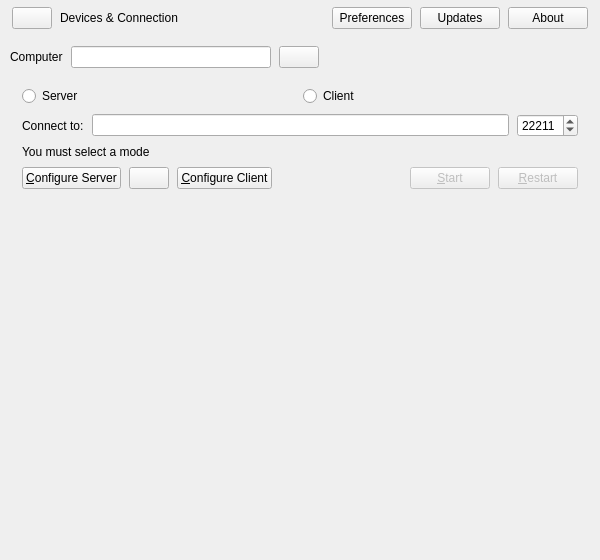
<?xml version="1.0" encoding="UTF-8"?>
<ui version="4.0">
 <class>MainWindow</class>
 <widget class="QMainWindow" name="MainWindow">
  <property name="geometry"><rect><x>0</x><y>0</y><width>600</width><height>560</height></rect></property>
  <widget class="QWidget" name="appRoot">
   <layout class="QVBoxLayout" name="appRootLayout">
    <property name="spacing"><number>0</number></property>
    <property name="leftMargin"><number>0</number></property>
    <property name="topMargin"><number>0</number></property>
    <property name="rightMargin"><number>0</number></property>
    <property name="bottomMargin"><number>0</number></property>
    <item>
     <widget class="QWidget" name="pageBar">
      <property name="minimumSize"><size><width>0</width><height>36</height></size></property>
      <property name="maximumSize"><size><width>16777215</width><height>36</height></size></property>
      <layout class="QHBoxLayout" name="pageBarLayout">
       <property name="spacing"><number>8</number></property>
       <property name="leftMargin"><number>12</number></property>
       <property name="topMargin"><number>4</number></property>
       <property name="rightMargin"><number>12</number></property>
       <property name="bottomMargin"><number>4</number></property>
       <item>
        <widget class="QPushButton" name="btnBack">
         <property name="toolTip"><string>Back</string></property>
         <property name="icon"><iconset theme="go-previous"/></property>
        </widget>
       </item>
       <item>
        <widget class="QLabel" name="pageTitle">
         <property name="text"><string>Devices &amp; Connection</string></property>
        </widget>
       </item>
       <item><spacer name="pageBarSpacer"><property name="orientation"><enum>Qt::Orientation::Horizontal</enum></property><property name="sizeHint" stdset="0"><size><width>8</width><height>0</height></size></property></spacer></item>
       <item>
        <widget class="QPushButton" name="btnSettingsShortcut">
         <property name="text"><string>Preferences</string></property>
         <property name="toolTip"><string>Preferences</string></property>
         <property name="icon"><iconset theme="configure"/></property>
         <property name="small" stdset="0"><bool>true</bool></property>
        </widget>
       </item>
       <item>
        <widget class="QPushButton" name="btnUpdatesShortcut">
         <property name="text"><string>Updates</string></property>
         <property name="toolTip"><string>Check for Updates</string></property>
         <property name="icon"><iconset theme="system-software-update"/></property>
         <property name="small" stdset="0"><bool>true</bool></property>
        </widget>
       </item>
       <item>
        <widget class="QPushButton" name="btnAboutShortcut">
         <property name="text"><string>About</string></property>
         <property name="toolTip"><string>About</string></property>
         <property name="icon"><iconset theme="help-about"/></property>
         <property name="small" stdset="0"><bool>true</bool></property>
        </widget>
       </item>
      </layout>
     </widget>
    </item>
    <item>
     <widget class="PageHost" name="pageHost">
      <layout class="QVBoxLayout" name="pageHostLayout">
       <property name="spacing"><number>0</number></property>
       <property name="leftMargin"><number>0</number></property>
       <property name="topMargin"><number>0</number></property>
       <property name="rightMargin"><number>0</number></property>
       <property name="bottomMargin"><number>0</number></property>
       <item>
        <widget class="QStackedWidget" name="pageStack">
         <widget class="QScrollArea" name="workspace">
          <property name="frameShape"><enum>QFrame::Shape::NoFrame</enum></property>
          <property name="widgetResizable"><bool>true</bool></property>
          <property name="horizontalScrollBarPolicy"><enum>Qt::ScrollBarPolicy::ScrollBarAlwaysOff</enum></property>
          <widget class="QWidget" name="workspaceContents">
           <layout class="QVBoxLayout" name="workspaceLayout">
            <property name="spacing"><number>8</number></property>
            <property name="leftMargin"><number>10</number></property>
            <property name="topMargin"><number>10</number></property>
            <property name="rightMargin"><number>10</number></property>
            <property name="bottomMargin"><number>10</number></property>
            <item>
             <widget class="QWidget" name="identity">
              <layout class="QHBoxLayout" name="identityLayout">
               <property name="spacing"><number>8</number></property>
               <property name="leftMargin"><number>0</number></property>
               <property name="topMargin"><number>0</number></property>
               <property name="rightMargin"><number>0</number></property>
               <property name="bottomMargin"><number>0</number></property>
               <item>
                <widget class="QLabel" name="lblComputerName">
                 <property name="text"><string notr="true">Computer</string></property>
                 <property name="textFormat"><enum>Qt::TextFormat::PlainText</enum></property>
                </widget>
               </item>
               <item>
                <widget class="QLineEdit" name="lineEditName">
                 <property name="maximumSize"><size><width>200</width><height>16777215</height></size></property>
                 <property name="maxLength"><number>255</number></property>
                 <property name="toolTip"><string>Use Enter to save the name change.</string></property>
                </widget>
               </item>
               <item>
                <widget class="QPushButton" name="btnEditName">
                 <property name="toolTip"><string>Edit Computer Name</string></property>
                 <property name="icon"><iconset theme="document-edit"/></property>
                </widget>
               </item>
               <item><spacer name="identitySpacer"><property name="orientation"><enum>Qt::Orientation::Horizontal</enum></property><property name="sizeHint" stdset="0"><size><width>8</width><height>0</height></size></property></spacer></item>
               <item>
                <widget class="QLabel" name="lblIpAddresses">
                 <property name="textFormat"><enum>Qt::TextFormat::RichText</enum></property>
                </widget>
               </item>
              </layout>
             </widget>
            </item>
            <item>
             <widget class="QFrame" name="card">
              <layout class="QVBoxLayout" name="cardLayout">
               <property name="spacing"><number>8</number></property>
               <property name="leftMargin"><number>12</number></property>
               <property name="topMargin"><number>10</number></property>
               <property name="rightMargin"><number>12</number></property>
               <property name="bottomMargin"><number>10</number></property>
               <item>
                <layout class="QHBoxLayout" name="modeLayout">
                 <property name="spacing"><number>6</number></property>
                 <item>
                  <widget class="ModeCard" name="rbModeServer">
                   <property name="text"><string>Server</string></property>
                  </widget>
                 </item>
                 <item>
                  <widget class="ModeCard" name="rbModeClient">
                   <property name="text"><string>Client</string></property>
                  </widget>
                 </item>
                </layout>
               </item>
               <item>
                <widget class="QWidget" name="clientOptions">
                 <layout class="QHBoxLayout" name="addressLayout">
                  <property name="spacing"><number>8</number></property>
                  <property name="leftMargin"><number>0</number></property>
                  <property name="topMargin"><number>0</number></property>
                  <property name="rightMargin"><number>0</number></property>
                  <property name="bottomMargin"><number>0</number></property>
                  <item>
                   <widget class="QLabel" name="m_pLabelServerName">
                    <property name="text"><string>Connect to:</string></property>
                   </widget>
                  </item>
                  <item>
                   <widget class="QLineEdit" name="lineHostname">
                    <property name="toolTip"><string>Hostname or IP address of the server computer. May contain a comma separated list.</string></property>
                   </widget>
                  </item>
                  <item>
                   <widget class="QSpinBox" name="spinPort">
                    <property name="accessibleName"><string>Port</string></property>
                    <property name="minimum"><number>1</number></property>
                    <property name="maximum"><number>65535</number></property>
                    <property name="value"><number>22211</number></property>
                    <property name="maximumSize"><size><width>88</width><height>16777215</height></size></property>
                   </widget>
                  </item>
                 </layout>
                </widget>
               </item>
               <item>
                <widget class="QLabel" name="lblNoMode">
                 <property name="text"><string>You must select a mode</string></property>
                </widget>
               </item>
               <item>
                <layout class="QHBoxLayout" name="actionsLayout">
                 <property name="spacing"><number>8</number></property>
                 <item>
                  <widget class="QWidget" name="serverOptions">
                   <layout class="QHBoxLayout" name="serverActionsLayout">
                    <property name="spacing"><number>8</number></property>
                    <property name="leftMargin"><number>0</number></property>
                    <property name="topMargin"><number>0</number></property>
                    <property name="rightMargin"><number>0</number></property>
                    <property name="bottomMargin"><number>0</number></property>
                    <item>
                     <widget class="QPushButton" name="btnConfigureServer">
                      <property name="text"><string>&amp;Configure Server</string></property>
                      <property name="icon"><iconset theme="configure"/></property>
                     </widget>
                    </item>
                    <item>
                     <widget class="QPushButton" name="btnSaveServerConfig">
                      <property name="toolTip"><string>Export server configuration</string></property>
                      <property name="icon"><iconset theme="document-save-as"/></property>
                     </widget>
                    </item>
                   </layout>
                  </widget>
                 </item>
                 <item>
                  <widget class="QPushButton" name="btnConfigureClient">
                   <property name="text"><string>&amp;Configure Client</string></property>
                   <property name="icon"><iconset theme="configure"/></property>
                  </widget>
                 </item>
                 <item><spacer name="actionsSpacer"><property name="orientation"><enum>Qt::Orientation::Horizontal</enum></property><property name="sizeHint" stdset="0"><size><width>8</width><height>0</height></size></property></spacer></item>
                 <item>
                  <widget class="QPushButton" name="btnToggleCore">
                   <property name="enabled"><bool>false</bool></property>
                   <property name="text"><string>&amp;Start</string></property>
                  </widget>
                 </item>
                 <item>
                  <widget class="QPushButton" name="btnRestartCore">
                   <property name="enabled"><bool>false</bool></property>
                   <property name="text"><string>&amp;Restart</string></property>
                   <property name="toolTip"><string>Restart</string></property>
                   <property name="icon"><iconset theme="view-refresh"/></property>
                  </widget>
                 </item>
                </layout>
               </item>
              </layout>
             </widget>
            </item>
            <item>
             <widget class="LogPanel" name="logPanel"/>
            </item>
            <item><spacer name="workspaceSpacer"><property name="orientation"><enum>Qt::Orientation::Vertical</enum></property><property name="sizeHint" stdset="0"><size><width>0</width><height>0</height></size></property></spacer></item>
           </layout>
          </widget>
         </widget>
        </widget>
       </item>
      </layout>
     </widget>
    </item>
    <item>
     <widget class="StatusBar" name="statusBar"/>
    </item>
   </layout>
  </widget>
 </widget>
 <customwidgets>
  <customwidget><class>PageHost</class><extends>QWidget</extends><header>widgets/PageHost.h</header></customwidget>
  <customwidget><class>ModeCard</class><extends>QRadioButton</extends><header>widgets/ModeCard.h</header></customwidget>
  <customwidget><class>LogPanel</class><extends>QFrame</extends><header>widgets/LogPanel.h</header></customwidget>
  <customwidget><class>StatusBar</class><extends>QWidget</extends><header>widgets/StatusBar.h</header></customwidget>
 </customwidgets>
 <resources/>
 <connections/>
</ui>
